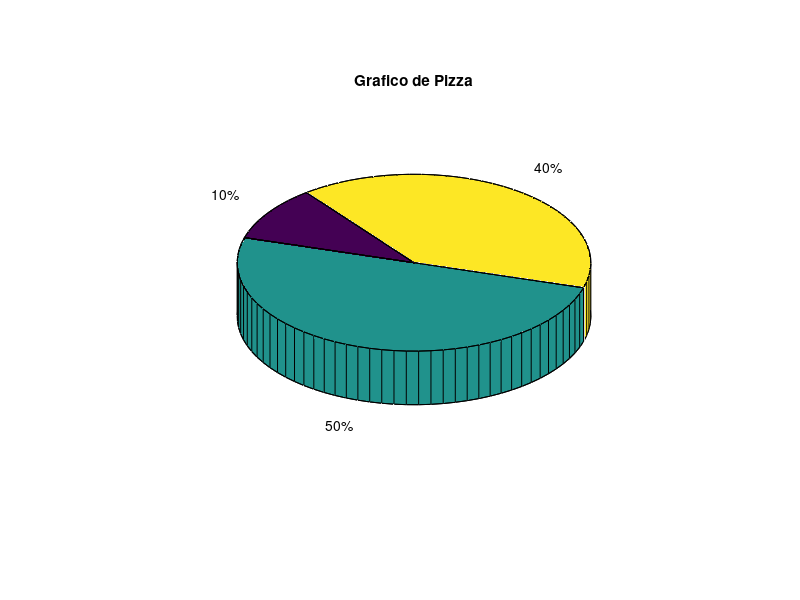

MATLAB code for this plot:
clc;
clear all;
close all;

%% Switch - escolha de material

disp('1 - Material classe A');
disp('2 - Material classe B');
disp('3 - Material classe C');

var = input('Qual a opcao desejada: ');

A = 1;
B = 4;

switch var

    case 1
        disp('Material classe A');
        x = A + B

    case 2
        disp('Material classe B');
        x = A - B

    case 3
        disp('Material classe C');
        x = A / B

    otherwise
        disp('Material invalido');
        x = A * B

end


%% Switch com grafico

x = [10 50 40];

tipo = 'pz';   % Escolhe o tipo de grafico

switch tipo

    case 'bar'
        bar(x)
        title('Grafico de Barras');

    case 'pz'
        pie3(x)
        title('Grafico de Pizza');

    otherwise
        warning('Nenhum grafico criado. Tipo invalido.')

end
